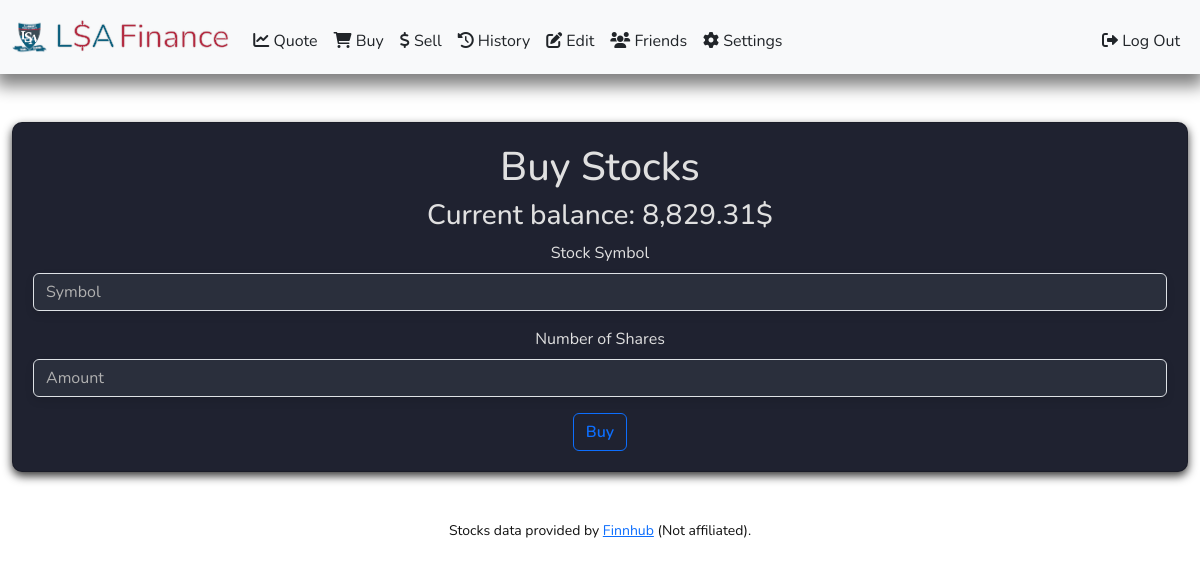
/buy (signed in), run on an earlier commit of the app's database.
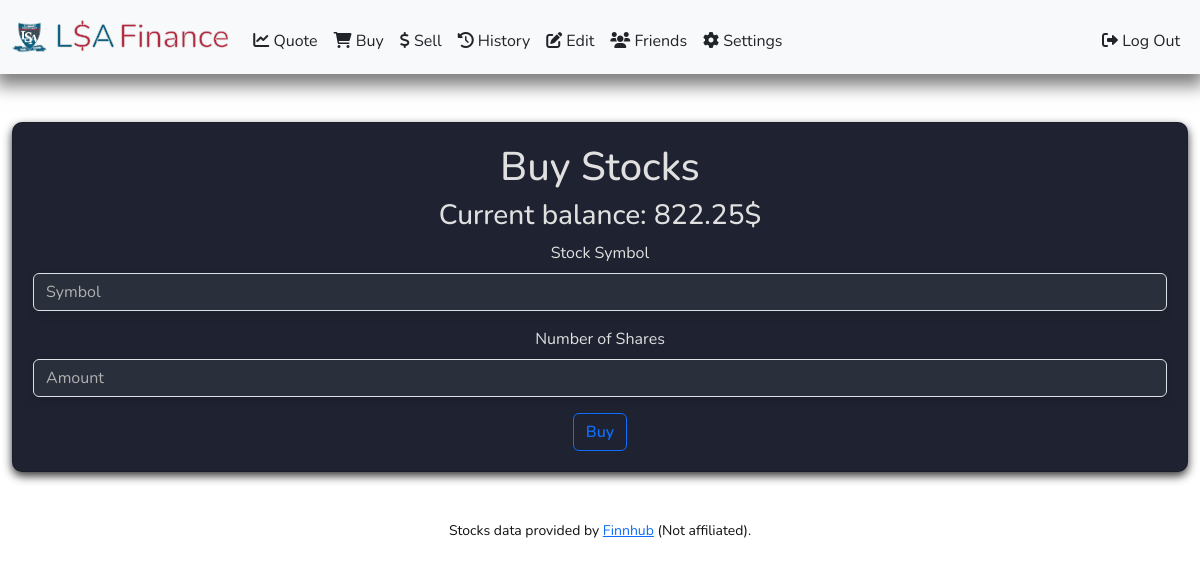
And on a later commit of the database.
### tables this page shows
CREATE TABLE accounts (
        id INTEGER PRIMARY KEY AUTOINCREMENT,
        user_id INTEGER,
        balance NUMERIC DEFAULT 1000.00,
        FOREIGN KEY (user_id) REFERENCES users(id)
    );

### app.py (the view, shortened to what this page needs)
@app.route("/buy", methods=["GET", "POST"])
@login_required
@using_database
def buy(connected):
    if request.method == "GET":
        db = connected.cursor()
        db_request = db.execute("SELECT balance FROM accounts WHERE user_id = ?", [session["user_id"]]).fetchone()
        user_balance = float(db_request[0])
        return render_template("buy.html", userBalance=user_balance)

### helpers.py (called while the page is built)
def login_required(f):
    @wraps(f)
    def decorated_function(*args, **kwargs):
        if "user_id" not in session or session["user_id"] is None:
            return redirect("/login")
        return f(*args, **kwargs)
    return decorated_function

def using_database(function):
    @wraps(function)
    def decorated_function(*args, **kwargs):
        def get_db():
            if 'db' not in g:
                g.db = sqlite3.connect('database.db')
            return g.db
        def close_db(e=None):
            db = g.pop('db', None)
            if db is not None:
                db.close()
        db = get_db()
        try:
            return function(db, *args, **kwargs)
        finally:
            close_db()
    return decorated_function

def usd(value):
    return f"{value:,.2f}$"

### templates/buy.html (shortened to what this page needs)
{% extends "layout.html" %}
{% block main %}
<div class="card">
    <h1>Buy Stocks</h1>
    <h3>Current balance: {{ userBalance | usd }}</h3>
    <form action="/buy" method="post" id="buyForm">
        <div class="mb-3">
            <label for="symbol" class="form-label">Stock Symbol</label>
            <input type="text" class="form-control" id="symbol" name="symbol" placeholder="Symbol" required>
        </div>
        <div class="mb-3">
            <label for="amount" class="form-label">Number of Shares</label>
            <input type="number" class="form-control" id="amount" name="amount" placeholder="Amount" min="1" required>
        </div>
        <button type="submit" class="btn btn-outline-primary" id="buyStockBtn">Buy</button>
    </form>
</div>
{% endblock %}

What changed in the data, as far as the page shows it:
changed accounts: balance "8,829.31$" → "822.25$"
